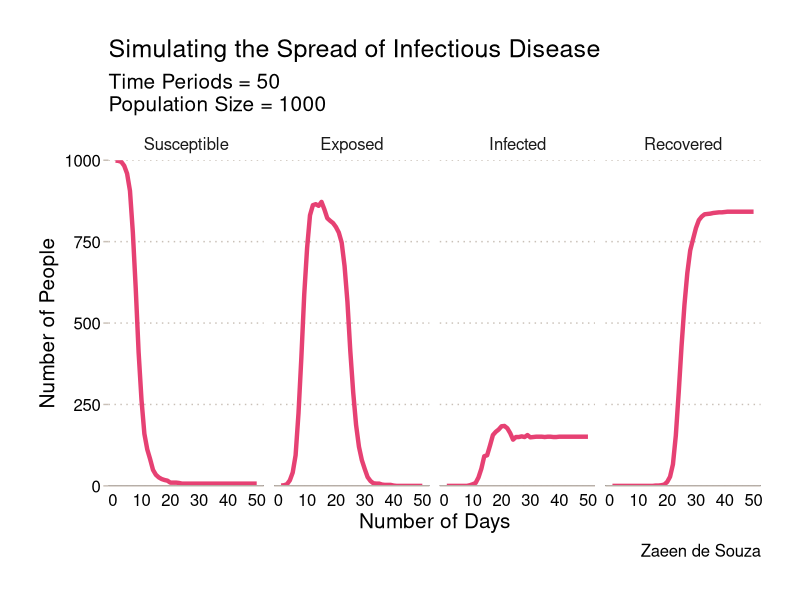

This chart was generated by the following R code:
#------------------------------------------------------------------------------#
# Subject: Advanced Micro Theory
# Assignment: Preliminary code for simulation (Work in Progress)
# Topic: Spread of Infectious Disease
# Name: Zaeen de Souza
# Date: 04-06-2021


# Things to work on still:
# 1. Changing states, I haven't figured out how to get only some people to die
# 2. Adding recoveries and re-infections
# 3. Adding some kind of vaccine after some point in time - make it harder
# to get infected
# 4. Converting it all to a function - so user can specify parameter values
#------------------------------------------------------------------------------#





#------------------------------------Setup part 0------------------------------#
# This clears the current environment - save before running this!
rm(list = ls())
#------------------------------------------------------------------------------#



# Setup pt.1: Will take just 3-5 mins to install - just needed once. Can comment out after installing.


# install.packages("tidyr", dependencies = T)
# install.packages("ggplot", dependencies = T)
# install.packages("dplyr", dependencies = T)
# install.packages("ggthemes", dependencies = T)
library(dplyr)
library(ggplot2)
library(tidyr)
library(ggthemes)
library(ggplot2)

# Setup pt.2
# This code defines the characteristics of the 1st agent, who has some sickness,and also sets the population size, and then adds the exposed agent to the broader population.

# Note:
# ID = index of the ith agent
# State = Infection Status (Susceptible = S, Exposed = E, Infected = I, Recovered = R, Dead/Dying = D)
# Meeting = P(Meeting other agents) drawn from a uniform distribution [0,1]
# TimeE = Time exposed - we will use this later on for determining who gets infected, who recovers, and who dies

Population <- 1000

Agent1 <- data.frame(
  ID = 1,
  State = "E",
  Meeting = runif(1, 0, 1),
  TimeE = 1,
  stringsAsFactors = F
)

# Making the rest of the population - already defined agent 1, so will go from i=2..., Population
for (i in 2:Population) {
  Agent2 <- data.frame(
    ID = i,
    State = "S",
    Meeting = runif(1, 0, 1),
    TimeE = 0,
    stringsAsFactors = F)
  Agent1 <- rbind(Agent1, Agent2)
}

# This sets the number of time periods - and then populates a dataframe with Time number of rows - each row is one time period.
Time <- 50
Output <- data.frame(
  S = rep(0, Time),
  E = rep(0, Time),
  I = rep(0, Time),
  R = rep(0, Time),
  D = rep(0, Time)
)


# Here, it loops across time, using the parameter values - Meeting and Population, to look at how agents meet, how many they meet, and how/whether or not their state changes
# if they come in contact with an exposed person.

# Note:
# There is a lot going on in this chunk - basically, it calculates how many other people they will meet - this is the parameter value * P(Meeting Others) + 1, where the + 1 avoids zeros - I don't want those. I also add a decision rule, where i randomize within a cut-off, which determines whether your state changes or not - this is a resistance type of parameter. The cut-off is a parameter we set - hardcoded at 0.2 for now.

for (k in 1:Time) {
  for (i in 1:Population) {
    Mix1 <- Agent1$Meeting[i]
    Meet1 <- round(Mix1 * 5, 0) + 1
    Meet2 <-
      sample(1:Population,
             Meet1,
             replace = TRUE,
             prob = Agent1$Meeting)
    for (j in 1:length(Meet2)) {
      Meet1a <- Agent1[Meet2[j],]
      if (Meet1a$State == "E") {
        Resistance1 <- runif(1, 0, 1)
        if (Resistance1 < 0.2) {
          Agent1$State[i] = "E"
        }
      }
    }
  }
  
  # I use another set of parameters here - a cut off for days exposed and transition to recovery
  StateE1 <- (1:Population)[Agent1$State == "E"]
  Agent1$TimeE[StateE1] = Agent1$TimeE[StateE1] + 1
  StateE2 <- (1:Population)[Agent1$State == "E" & Agent1$TimeE > 16]
  Agent1$State[StateE2] <- "R"
  
  # Indexing and adding those who COULD potentially fall sick. 0.2 is parameter for daily infection rate (its set high for now)
  StateE3 <- (1:Population)[Agent1$State == "E" & Agent1$TimeE > 5]
  
  for (i in StateE3) {
    # Randomising whether or not you get sick if you are exposed
    Resistance2 <- runif(1, 0, 1)
    if (Resistance2 < 0.1) {
      Agent1$State[i] <- "I"
    }
  }
  
  Output$S[k] <- length(Agent1$State[Agent1$State == "S"])
  Output$E[k] <- length(Agent1$State[Agent1$State == "E"])
  Output$I[k] <- length(Agent1$State[Agent1$State == "I"])
  Output$R[k] <- length(Agent1$State[Agent1$State == "R"])
  Output$D[k] <- length(Agent1$State[Agent1$State == "D"])
}




# Plotting the output to see what it looks like. There are a few housekeeping commands before that - we will need to run those to make the plot.

Output$Time <- seq(1:Time)

# Renaming columns to actual names
Output <- Output %>%
  rename(
    Exposed = E,
    Susceptible = S,
    Infected = I,
    Recovered = R)


# Reshaping the data, and ordering it via the factor function, so its easier to plot.
plot_data <- Output %>%
  select(Time, Susceptible, Exposed, Infected, Recovered) %>%
  gather(key = "Parameter", value = "Value", -Time)

plot_data$Parameter <- factor(plot_data$Parameter,
                              levels = c("Susceptible",
                                         "Exposed",
                                         "Infected",
                                         "Recovered"))

# Theme
my_theme <- function(base_size = 12,
                     base_family = "") {
  theme_minimal(base_size = base_size,
                base_family = base_family) %+replace%
    theme(
      panel.grid.minor = element_blank(),
      panel.grid.major.x = element_blank(),
      panel.grid.major.y  =  element_line(
        colour = "#c9c0b7",
        linetype = "dotted",
        size = .5),
      axis.ticks = element_line(size = .5, colour = "#c9c0b7"),
      axis.ticks.x = element_blank(),
      axis.line = element_line(
        size = .5,
        colour = "#c9c0b7",
        linetype = "solid"),
      axis.line.y = element_blank(),
      axis.text.y = element_text(colour = "black", 
                                 margin = margin(r = 2), hjust = 1),
      axis.text.x = element_text(colour = "black"),
      # we done here
      complete = TRUE)
}


ggplot(data = plot_data,
       aes(x = Time,
           y = Value)) +
  geom_line(size = 1.5,
            colour = "#e64173") +
  facet_grid( ~ Parameter) +
  my_theme(base_size = 15) +
  theme(plot.margin = unit(c(1, 1, 1, 1), "cm")) +
  geom_hline(yintercept = 0) +
  scale_y_continuous(expand = c(0, 0), limits = c(0,1000)) +
  xlab("Number of Days") +
  ylab("Number of People") +
  labs(
    title = "Simulating the Spread of Infectious Disease",
    subtitle = paste("Time Periods =", Time, "\nPopulation Size =", Population),
    caption = "Zaeen de Souza")

ggsave("plot1.pdf", width = 10, height = 8)
